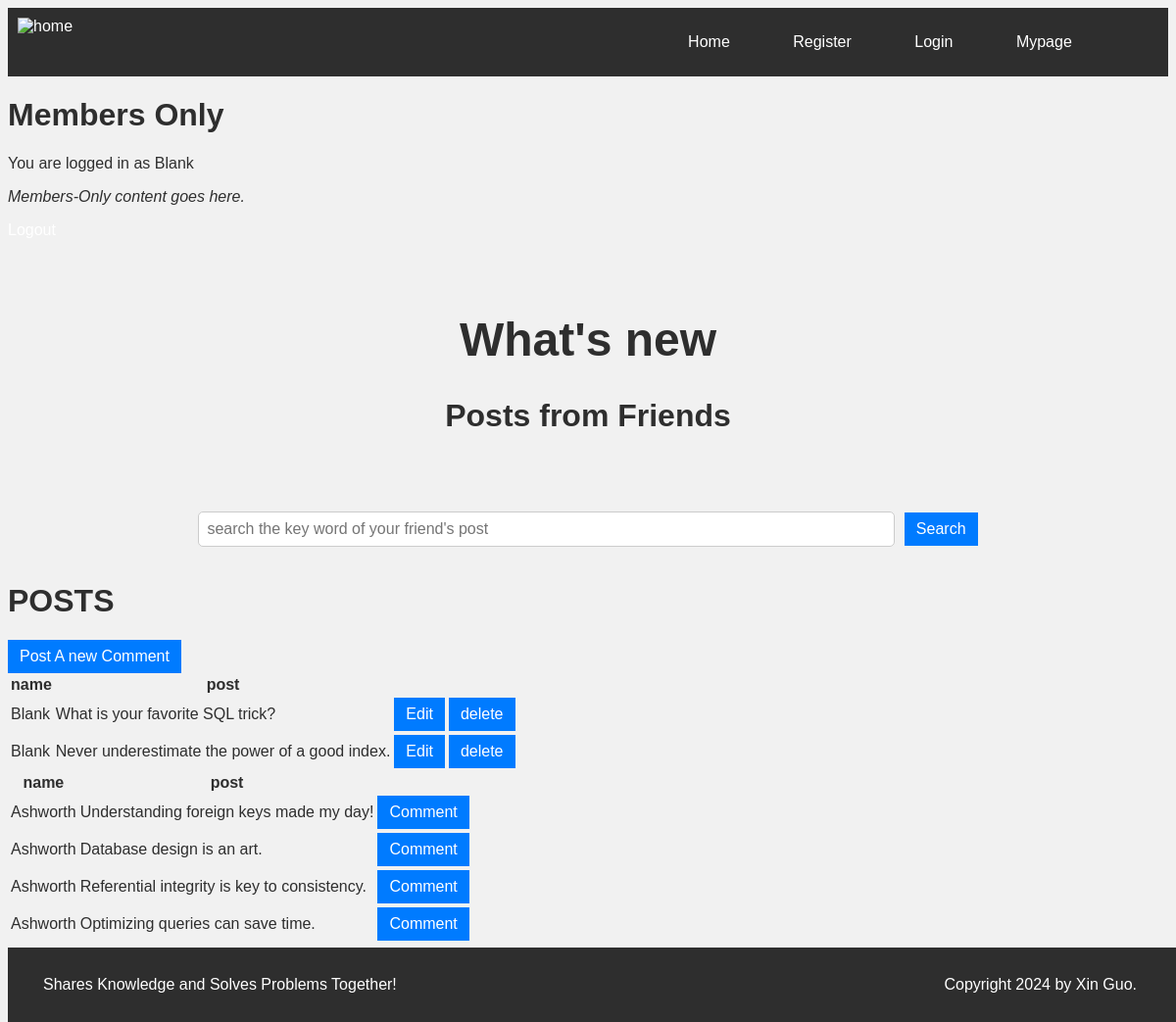
The app's page /individual.php (signed in) with its own data.
### tables this page shows
CREATE TABLE IF NOT EXISTS `posts` (
  `post_id` int(11) NOT NULL AUTO_INCREMENT,
  `post_content` varchar(1000) NOT NULL,
  `poster_id` int(11) NOT NULL,
  PRIMARY KEY (`post_id`),
  FOREIGN KEY (`poster_id`) REFERENCES `users`(`users_id`) ON DELETE CASCADE ON UPDATE CASCADE
);

CREATE TABLE IF NOT EXISTS `users` (
  `users_id` int(11) NOT NULL AUTO_INCREMENT,
  `login` varchar(100) NOT NULL,
  `password` varchar(255) NOT NULL,
  PRIMARY KEY (`users_id`)
);

### individual.php (the view, shortened to what this page needs)
<?php
include 'header.php';
$db = db_connect();
?>
<!DOCTYPE html>
<html>
<head>
</head>
<body>
    <h1>Members Only</h1>
    <?php
    if (isset($_SESSION['valid_user'])) {
        echo '<p>You are logged in as ' . $_SESSION['valid_user'] . '</p>';
        echo '<p><em>Members-Only content goes here.</em></p>';
        echo '<p><a href="logout.php">Logout</a></p>';
    } else {
        echo '<p>You are not logged in.</p>';
        echo '<p>Only logged in members may see this page.</p>';
        header("Location: login.php");
    }
    ?>
      <div class="title">
        <h1>What's new </h1>
        <h2>Posts from Friends </h2>
        </div>
<div class="search-container">
    <input type="search-input" name="search-input" id="search-input" placeholder="search the key word of your friend's post">
    <button>Search</button>
</div>
<body>
  <?php
$login = $_SESSION['valid_user'];
$sql_follow_post = "SELECT u2.login AS followedName, p.post_content AS post
FROM users u1
JOIN follow f ON u1.users_id = f.follow_users_id
JOIN users u2 ON f.follow_poster_id = u2.users_id
JOIN posts p ON u2.users_id = p.poster_id
WHERE u1.login = '$login';
";
$result_set_follow_post = mysqli_query($db, $sql_follow_post);
$sql_my_post = "SELECT u.login AS name, p.post_content AS post
FROM users u
JOIN posts p ON u.users_id = p.poster_id
WHERE u.login = '$login'; " ;
$result_my_post = mysqli_query($db, $sql_my_post);
?>
<div id="content">
  <div class="subjects listing">
    <h1>POSTS</h1>
    <div class="actions">
        <button>
      <a class="action" href="new.php">Post A new Comment </a></button>
    </div>
    <table class="list">
      <tr>
        <th>name</th>
        <th>post</th>
      </tr>
      <?php while ($results_my = mysqli_fetch_assoc($result_my_post)) { ?>
        <tr>
          <td><?php echo $results_my['name']; ?></td>
          <td><?php echo $results_my['post']; ?></td>
          <td><button>
            <a class="action" href="<?php echo "edit.php?name=" . $results_my['name']; ?>">
            Edit</a>
            </button>
            </td>
          <td><button><a class="action" href=<?php echo "delete.php?name=" . $results_my['name']; ?>">delete</a></button></td>
        </tr>
      <?php }
      ?>
    </table>
    <table class="list">
      <tr>
        <th>name</th>
        <th>post</th>
      </tr>
      <?php while ($results = mysqli_fetch_assoc($result_set_follow_post)) { ?>
        <tr>
          <td><?php echo $results['followedName']; ?></td>
          <td><?php echo $results['post']; ?></td>
          <td><a class="action" href="<?php echo "show.php?followedName=" . $results['followedName']; ?>"><button>Comment</button></a></td>
        </tr>
      <?php }
      ?>
    </table>
    <br>
    <br>
    <br>
    <br>
    </div>
  </div>
  <?php include 'footer.php'; ?>
</body>
</body>
</html

### index.css (style rules this page uses)
html { background-color: #f1f1f1; color:#2e2e2e; font: 1em sans-serif; }
a { text-decoration: none; color: white; }
.title { align-items: center; text-align:center; width:100%; text-align:center; align-items: center; justify-content: center; }
.title>h1 { font-size:3rem; margin-top:5%; }
.title>h2 { font-size:2rem; margin:auto 10% 10% 0% ; padding-bottom: 0; }
.title { display: flex; flex-direction: column; align-items: center; width: 100%; text-align: center; justify-content: center; margin-bottom: 0; padding-bottom: 0; }
.title > h1 { font-size: 3rem; margin-top: 5%; }
.title > h2 { font-size: 2rem; margin: 0 auto 5%; }
button { padding: 8px 12px; font-size: 1em; background-color: #007BFF; color: #fff; border: none; }
.search-container { display: flex; align-items: baseline; padding: 10px auto; font-size: 1em; justify-content: center; margin: 20px auto; gap: 10px; }
#search-input { font-size: 1em; width:60%; }
input, textarea { width: 100%; padding: 8px; margin: 0; border: 1px solid #ccc; border-radius: 5px; font-size: 1rem; box-sizing: border-box; margin-bottom: 15px; }

### records on screen
posts: poster.login "Blank", post_content "What is your favorite SQL trick?"
posts: poster.login "Blank", post_content "Never underestimate the power of a good index."
posts: poster.login "Ashworth", post_content "Understanding foreign keys made my day!"
posts: poster.login "Ashworth", post_content "Database design is an art."
posts: poster.login "Ashworth", post_content "Referential integrity is key to consistency."
posts: poster.login "Ashworth", post_content "Optimizing queries can save time."

### other values on screen
$_SESSION['valid_user'] "Blank"
